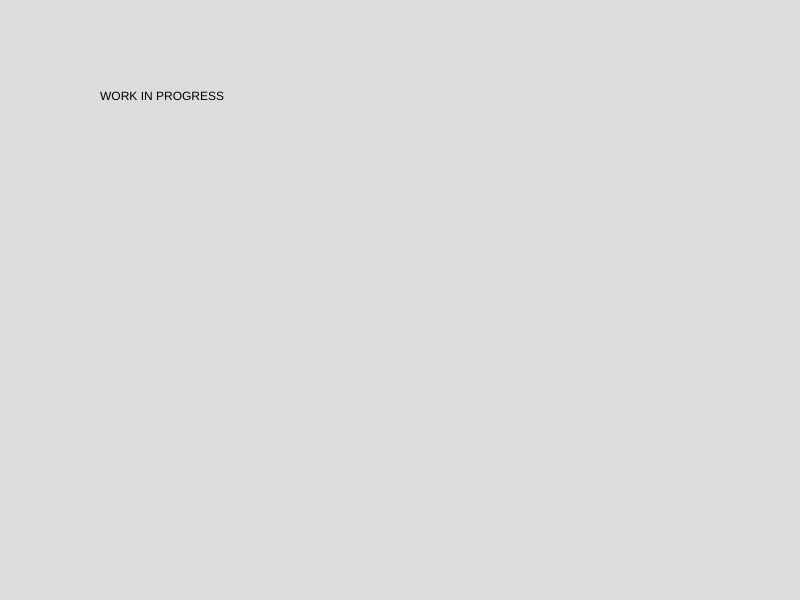
Frame 1 (no input)
Frame 60 (no input): identical to frame 1, image omitted
Frame 120 (the mouse pressed at the canvas centre since frame 60): identical to frame 1, image omitted

The p5.js sketch that drew this single still picture (run headless with seeded random() and noise() and a simulated clock; from frame 60 on, the mouse is pressed at the canvas centre):

// p5.js sketch
// ── sketch.js
function setup() {
    createCanvas(800, 600);
}

function draw() {
    background(220);

    text("WORK IN PROGRESS", 100, 100);
}
